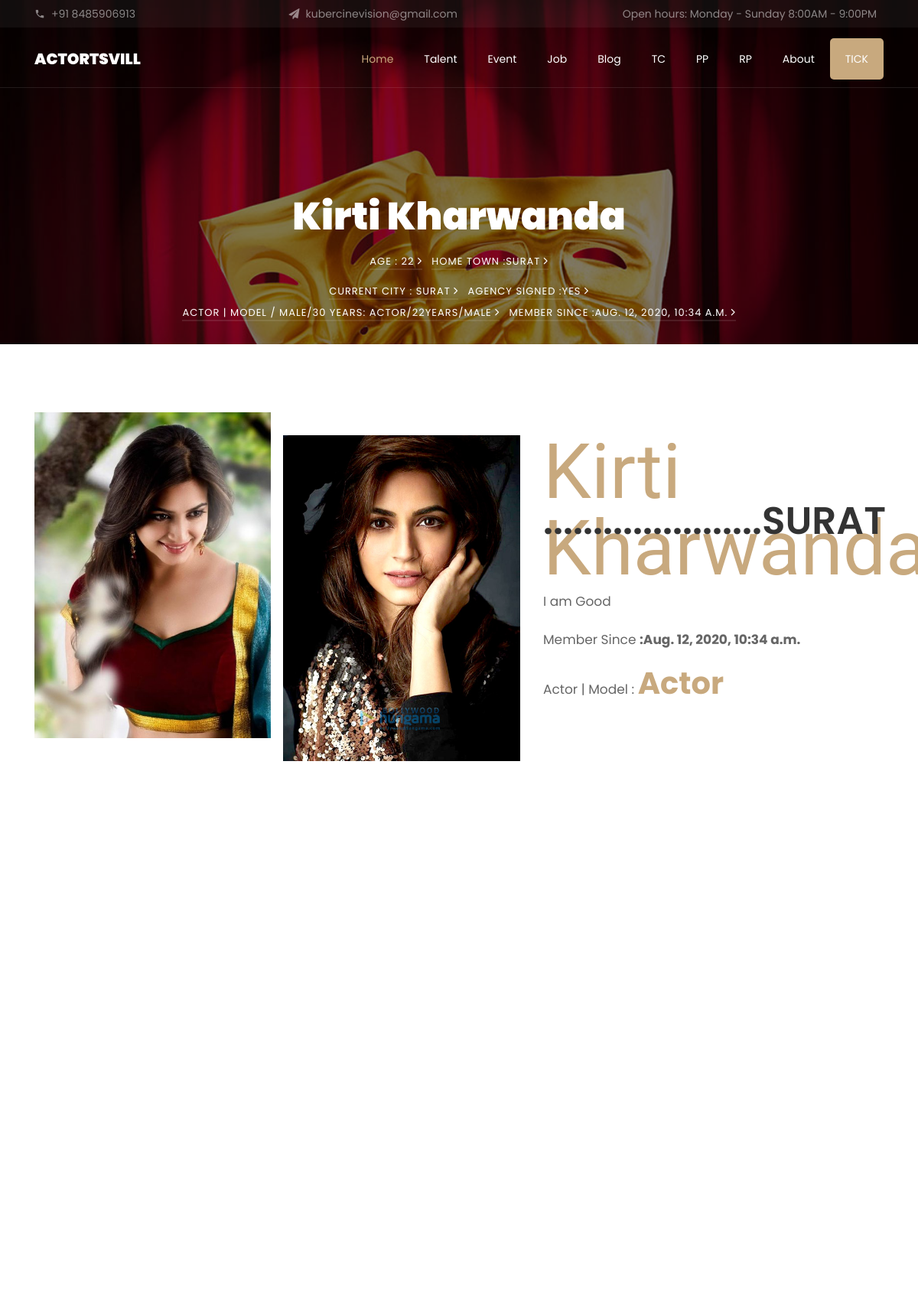
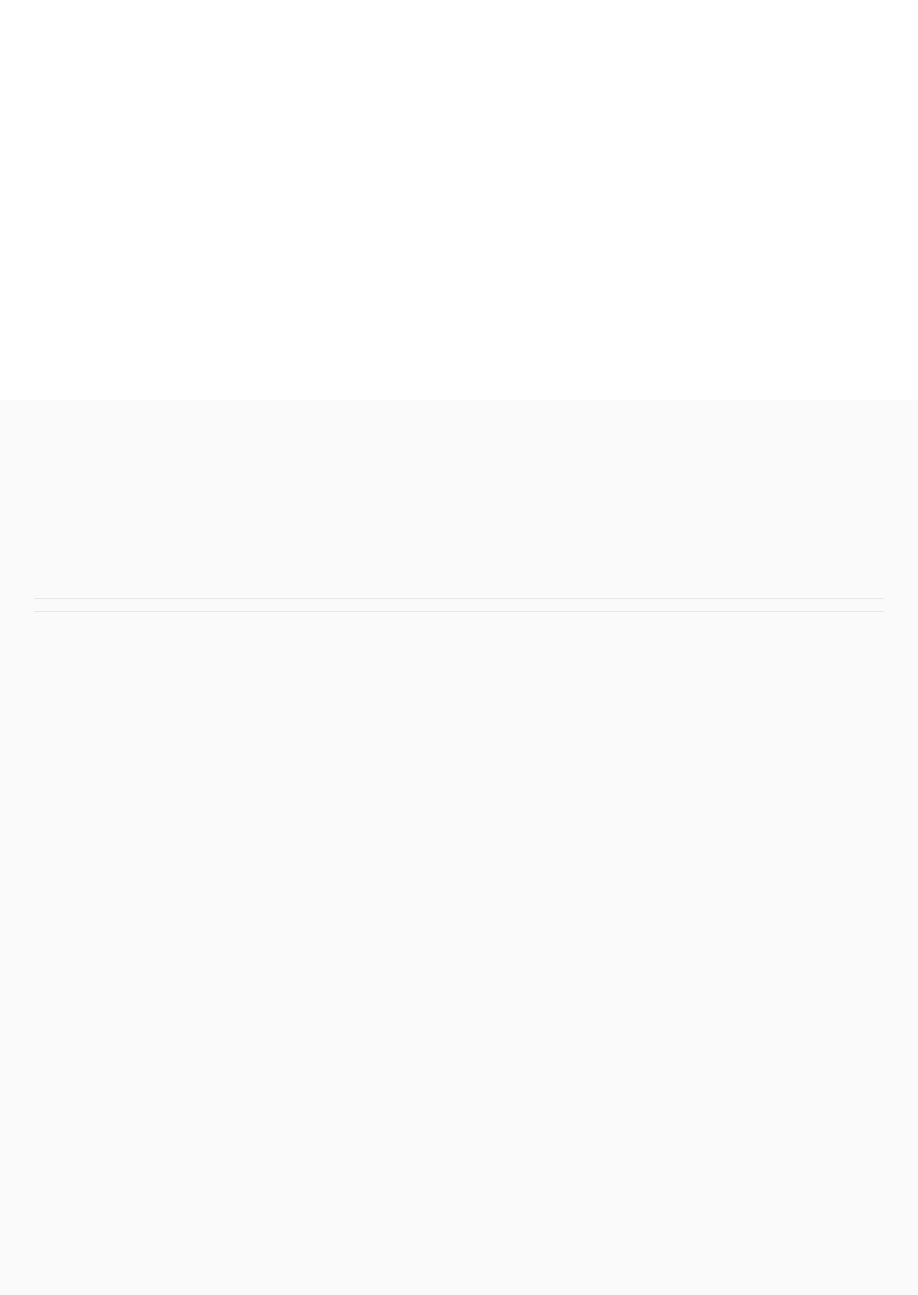
Page /talent/6 (upper part) on the committed database (2 pictures, top to bottom).
### account/models.py (models this page shows, shortened)
class Common_info(models.Model):  # DJANGO/PYTHON POWER
    user = models.ForeignKey(User, on_delete=models.CASCADE, default="")
    email = models.EmailField(default="")
    mobile = PhoneField(blank=True, help_text='Contact phone number', default="")
    joining_date = models.DateTimeField(auto_now_add=True)
    class Meta:
        abstract = True

class Talent(Common_info):
    SEX = (("Male", "Male"), ("Female", "Female"))
    LANGU = (("english", "english"), ("hindi", "hindi"), ("gujarati", "gujarati"))
    HAIRL = (("long", "long"), ("short", "short"))
    COLO = (("light", "light"), ("dark", "dark"))
    HAIRC = (("BLACK", "BLACK"), ("WHITE", "WHITE"))
    EYES = (("black", "black"), ("dark brown", "dark brown"))
    COM = (("fair", "fair"), ("dark", "dark"))
    BODY = (("SLIM", "SLIM"), ("AVG", "AVG"))
    TATOO = (("YES", "YES"), ("NO", "NO"))
    PASS = (("YES", "YES"), ("NO", "NO"))
    CITY = (("SURAT", "SURAT"), ("ANAND", "ANAND"))
    ASIGN = (("YES", "YES"), ("NO", "NO"))
    EXPD = (("YES", "YES"), ("NO", "NO"))
    name_candidate = models.CharField(max_length=30)
    about_myself = models.TextField(max_length=300)
    age = models.IntegerField(blank=True, null=True)
    expriance_in_year = models.IntegerField(blank=True, null=True)
    your_best_image1 = models.ImageField(upload_to='account/', blank=True)
    your_best_image2 = models.ImageField(upload_to='account/', blank=True)
    portfolio_img1 = models.ImageField(upload_to='account/', blank=True)
    portfolio_img2 = models.ImageField(upload_to='account/', blank=True)
    portfolio_img3 = models.ImageField(upload_to='account/', blank=True)
    portfolio_img4 = models.ImageField(upload_to='account/', blank=True)
    portfolio_img5 = models.ImageField(upload_to='account/', blank=True)
    portfolio_img6 = models.ImageField(upload_to='account/', blank=True)
    portfolio_img7 = models.ImageField(upload_to='account/', blank=True)
    portfolio_img8 = models.ImageField(upload_to='account/', blank=True)
    agency_signed = models.CharField(max_length=30, choices=ASIGN, default='1')
    exprienced = models.CharField(max_length=30, choices=EXPD, default='1')
    actor_model = models.CharField(max_length=30)  # DONE
    home_town = models.CharField(max_length=30, choices=CITY, default='1')  # DONE
    current_city = models.CharField(max_length=30, choices=CITY, default='1')  # DONE
    sex = models.CharField(max_length=30, choices=SEX, default='1')
    language = models.CharField(max_length=30, choices=LANGU, default='1')  # models.ManyToManyField(Langu)
    hair_color = models.CharField(max_length=30, choices=HAIRC, default='1')
    color = models.CharField(max_length=30, choices=COLO, default='1')
    hair_length = models.CharField(max_length=30, choices=HAIRL, default='1')
    eyes = models.CharField(max_length=30, choices=EYES, default='1')
    complexion = models.CharField(max_length=30, choices=COM, default='1')
    bust = models.CharField(max_length=30, default='29')
    waist = models.CharField(max_length=30, default='27')
    hips = models.CharField(max_length=30, default='30')
    body = models.CharField(max_length=30, choices=BODY, default='1')
    shoe_size = models.CharField(max_length=30, default='6')
    passport = models.CharField(max_length=30, choices=PASS, default='1')

### account/views.py (the view)
# urls.py: path('talent/<int:pk>', TalentDetailView.as_view(), name='talentdetailview'),
class TalentDetailView(DetailView):
    template_name = "account/talent_details.html"
    model = Talent
    context_object_name = 'talent'  # better use singular
    def get_context_data(self, *, object_list=None, **kwargs):
        context = super(TalentDetailView, self).get_context_data(**kwargs)
        return context

### templates/account/talent_details.html (shortened to what this page needs)
{% extends "account/durga.html" %}
{% load static %}
 {% block content %}
    <section class="hero-wrap hero-wrap-2" style="background-image: url({% static 'images/bg_2.jpg' %});" data-stellar-background-ratio="0.5">
      <div class="overlay"></div>
      <div class="container">
        <div class="row no-gutters slider-text align-items-end justify-content-center">
          <div class="col-md-9 ftco-animate text-center mb-4">
            <h1 class="mb-2 bread">{{talent.name_candidate}}</h1>
            <p class="breadcrumbs"><span class="mr-2"><a href="index.html">Age : {{talent.age}} <i class="ion-ios-arrow-forward"></i></a></span> <span>Home Town :{{talent.home_town}} <i class="ion-ios-arrow-forward"></i></span></p>
			<h3 class="breadcrumbs"><span class="mr-2"><a href="index.html">Current City : {{talent.current_city}} <i class="ion-ios-arrow-forward"></i></a></span> <span>Agency Signed :{{talent.agency_signed}} <i class="ion-ios-arrow-forward"></i></span></h3>
			<h2 class="breadcrumbs"><span class="mr-2"><a href="index.html">Actor | Model / Male/30 Years: {{talent.actor_model}}/{{talent.age}}Years/{{talent.sex}} <i class="ion-ios-arrow-forward"></i></a></span> <span>Member Since :{{talent.joining_date}} <i class="ion-ios-arrow-forward"></i></span></h2>
          </div>
        </div>
      </div>
    </section>
		<section class="ftco-section ftco-wrap-about">
			<div class="container">
				<div class="row">
					<div class="col-md-7 d-flex">
						<div class="img img-1 mr-md-2" style="background-image: url({{ talent.your_best_image1.url }});"></div>
						<div class="img img-2 ml-md-2" style="background-image: url({{ talent.your_best_image2.url }});"></div>
					</div>
					<div class="col-md-5 wrap-about pt-5 pt-md-5 pb-md-3 ftco-animate">
	          <div class="heading-section mb-4 my-5 my-md-0">
	          	<span class="subheading">{{talent.name_candidate}}</span>
				  <br>
	            <h2 class="mb-4">......................{{talent.home_town}}</h2>
	          </div>
			  <br>
	          <p>{{talent.about_myself}}</p>
						<pc class="time">
							<span>Member Since  <strong>:{{talent.joining_date}}</strong></span>
							<span>Actor | Model : <a href="#">{{talent.actor_model}}</a></span>
					</div>
				</div>
			</div>
		</section>
	<section class="ftco-section">
			<div class="container">
				<div class="row justify-content-center mb-5 pb-2">
        </div>
				<div class="row">
				</div>
				<div class="row">
				</div>
		</div>
		</section>
		<section class="ftco-section bg-light">
			<div class="container">
				<div class="row justify-content-center mb-5 pb-2">
        </div>
		<hr>
		<hr>
        <div class="row">
        </div></div>
		</section>
{% endblock content %}

### rows in the picture
Talent: name_candidate "Kirti Kharwanda", age "22", home_town "SURAT", current_city "SURAT", agency_signed "YES", actor_model "ACTOR", sex "MALE", joining_date "AUG. 12, 2020, 10:34 A.M.", your_best_image1 (picture), your_best_image2 (picture), name_candidate "Kirti…", about_myself "I am Good", joining_date "Aug. 12, 2020, 10:34 a.m.", actor_model "Actor"
